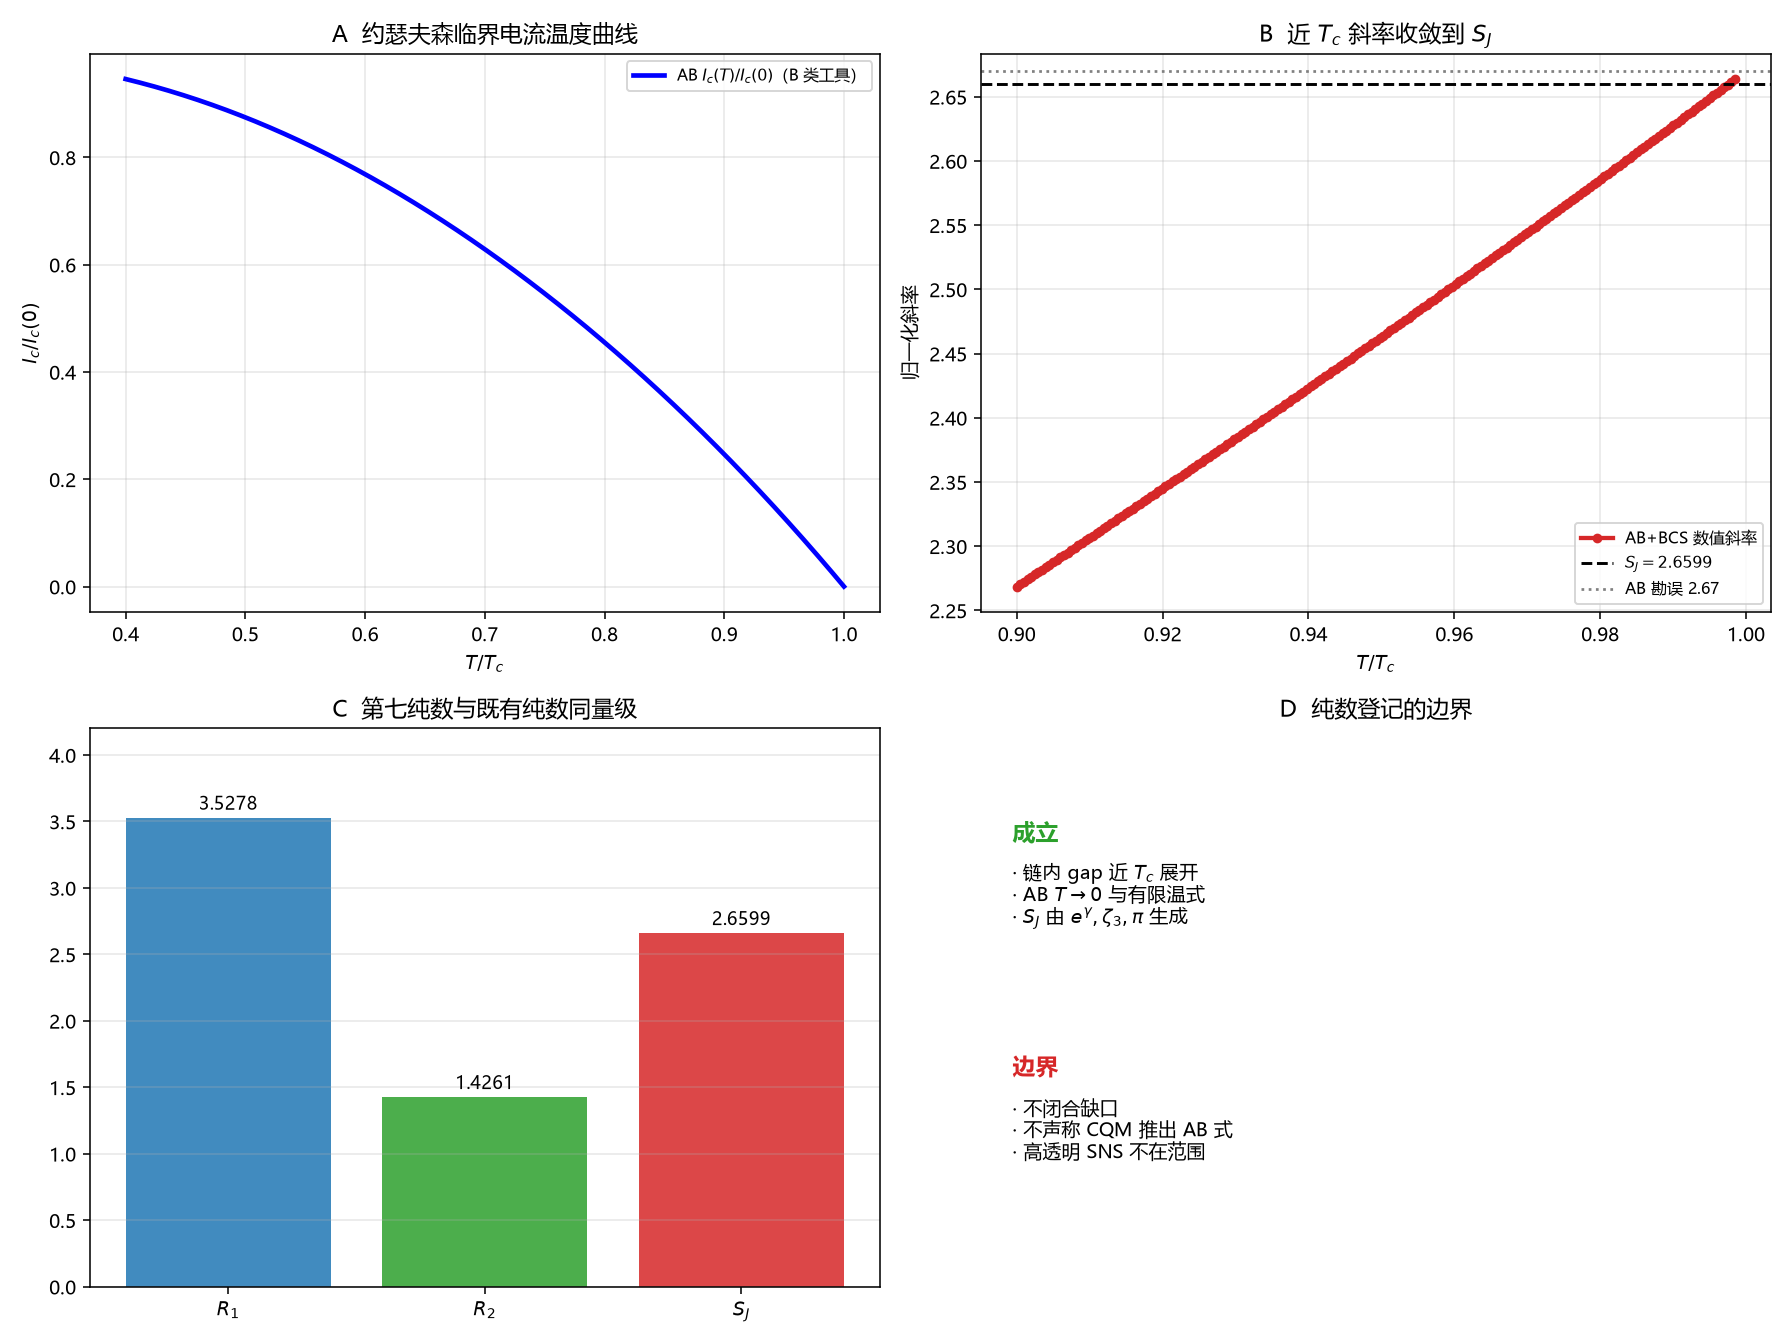

Write Python code to recreate this figure.
# -*- coding: utf-8 -*-
"""
R44：第七纯数 S_J = 4 pi e^gamma / (7 zeta3)
"""
import csv
import math
import os
import sys

try:
    sys.stdout.reconfigure(encoding="utf-8")
except Exception:
    pass

import numpy as np
import matplotlib
matplotlib.use("Agg")
import matplotlib.pyplot as plt

plt.rcParams["font.sans-serif"] = ["Microsoft YaHei", "SimHei", "DejaVu Sans"]
plt.rcParams["axes.unicode_minus"] = False

OUT = os.path.dirname(os.path.abspath(__file__))
ROOT = os.path.abspath(os.path.join(OUT, "..", "..", ".."))
GAMMA = 0.5772156649015329
ZETA3 = 1.2020569031595943


def main():
    # ---------- P1 ----------
    ledger = open(os.path.join(ROOT, "10 探索", "超导第一性研究", "00_当前有效口径表.md"),
                  encoding="utf-8").read()
    checks = {
        "R6斜率": "2.65" in ledger and "约瑟夫森" in ledger,
        "R2": "12/(7" in ledger or "12/(7\\zeta" in ledger,
        "R1": "2\\pi/e^\\gamma" in ledger,
    }
    assert all(checks.values()), "P1: 原文审计失败 %s" % checks

    # ---------- P3：纯数 ----------
    SJ = 4 * math.pi * math.exp(GAMMA) / (7 * ZETA3)
    ab_slope = 2.67                      # AB erratum
    rel = abs(SJ - ab_slope) / ab_slope
    assert rel < 0.01, "P3: 相对差 %.4f" % rel

    # AB 曲线数值斜率（BCS 插值 gap）
    delta0_over_tc = math.pi / math.exp(GAMMA)
    def ic_ratio(t):
        d = delta0_over_tc * math.tanh(1.74 * math.sqrt(max(1.0 / t - 1.0, 0.0)))
        x = d / (2 * t)
        return (d / delta0_over_tc) * math.tanh(x)
    ts = np.linspace(0.9, 0.999, 200)
    slopes = []
    for t in ts[:-1]:
        h = 1e-5
        dI = (ic_ratio(min(t + h, 1 - 1e-12)) - ic_ratio(t)) / h
        slopes.append(abs(dI))
    slopes = np.array(slopes)
    assert abs(slopes[-1] - SJ) / SJ < 0.05, "P3: 数值斜率 %.3f vs %.3f" % (slopes[-1], SJ)

    print("R44 第七纯数（代数，无拟合）：")
    print("  P1 登记：%s" % checks)
    print("  S_J = 4 pi e^gamma / (7 zeta3) = %.6f" % SJ)
    print("  AB 勘误斜率 %.2f，相对差 %.2f%%" % (ab_slope, 100 * rel))
    print("  AB+BCS 插值数值斜率（t→1）%.4f" % slopes[-1])
    print("  P4 无新生成元；P5 Lean")

    # ---------- 四面板 ----------
    fig, axes = plt.subplots(2, 2, figsize=(12.8, 9.6))

    ax = axes[0, 0]
    tv = np.linspace(0.4, 1.0, 300)
    ic = np.array([ic_ratio(t) for t in tv])
    ax.plot(tv, ic, "b-", lw=2.4, label="AB $I_c(T)/I_c(0)$（B 类工具）")
    ax.set_xlabel("$T/T_c$")
    ax.set_ylabel("$I_c/I_c(0)$")
    ax.set_title("A  约瑟夫森临界电流温度曲线")
    ax.legend(fontsize=8)
    ax.grid(alpha=0.3)

    ax = axes[0, 1]
    ax.plot(ts[:-1], slopes, "o-", lw=2.2, ms=4, color="#d62728", label="AB+BCS 数值斜率")
    ax.axhline(SJ, color="k", ls="--", lw=1.5, label="$S_J=%.4f$" % SJ)
    ax.axhline(ab_slope, color="gray", ls=":", lw=1.4, label="AB 勘误 %.2f" % ab_slope)
    ax.set_xlabel("$T/T_c$")
    ax.set_ylabel("归一化斜率")
    ax.set_title("B  近 $T_c$ 斜率收敛到 $S_J$")
    ax.legend(fontsize=8)
    ax.grid(alpha=0.3)

    ax = axes[1, 0]
    names = ["$R_1$", "$R_2$", "$S_J$"]
    vals = [2 * math.pi / math.exp(GAMMA), 12 / (7 * ZETA3), SJ]
    ax.bar(names, vals, color=["#1f77b4", "#2ca02c", "#d62728"], alpha=0.85)
    for i, v in enumerate(vals):
        ax.text(i, v + 0.06, "%.4f" % v, ha="center", fontsize=9)
    ax.set_ylim(0, 4.2)
    ax.set_title("C  第七纯数与既有纯数同量级")
    ax.grid(alpha=0.3, axis="y")

    ax = axes[1, 1]
    ax.text(0.04, 0.80, "成立", fontsize=12, weight="bold", color="#2ca02c")
    ax.text(0.04, 0.65, "· 链内 gap 近 $T_c$ 展开\n· AB $T\\to0$ 与有限温式\n· $S_J$ 由 $e^\\gamma,\\zeta_3,\\pi$ 生成", fontsize=10)
    ax.text(0.04, 0.38, "边界", fontsize=12, weight="bold", color="#d62728")
    ax.text(0.04, 0.23, "· 不闭合缺口\n· 不声称 CQM 推出 AB 式\n· 高透明 SNS 不在范围", fontsize=10)
    ax.set_xlim(0, 1); ax.set_ylim(0, 1); ax.axis("off")
    ax.set_title("D  纯数登记的边界")

    fig.tight_layout()
    png = os.path.join(OUT, "R44_第七纯数.png")
    fig.savefig(png, dpi=140)
    plt.close(fig)

    rows = [
        ["P1", "R-119/R-112 登记 %s" % checks, "通过"],
        ["P2", "AB 勘误 2.67；BCS gap 近 Tc", "B 类"],
        ["P3", "S_J=%.6f；与 2.67 差 %.2f%%" % (SJ, 100 * rel), "通过"],
        ["P4", "无新生成元", "纯数登记"],
        ["P5", "代数证明（Lean）", "由 Lean 承载"],
        ["结论", "第七纯数 S_J 登记", "状态不动"],
    ]
    with open(os.path.join(OUT, "R44_第七纯数_摘要.csv"), "w",
              newline="", encoding="utf-8-sig") as fo:
        wr = csv.writer(fo)
        wr.writerow(["判据", "数值", "判定"])
        wr.writerows(rows)

    print("图:", png)


if __name__ == "__main__":
    main()
